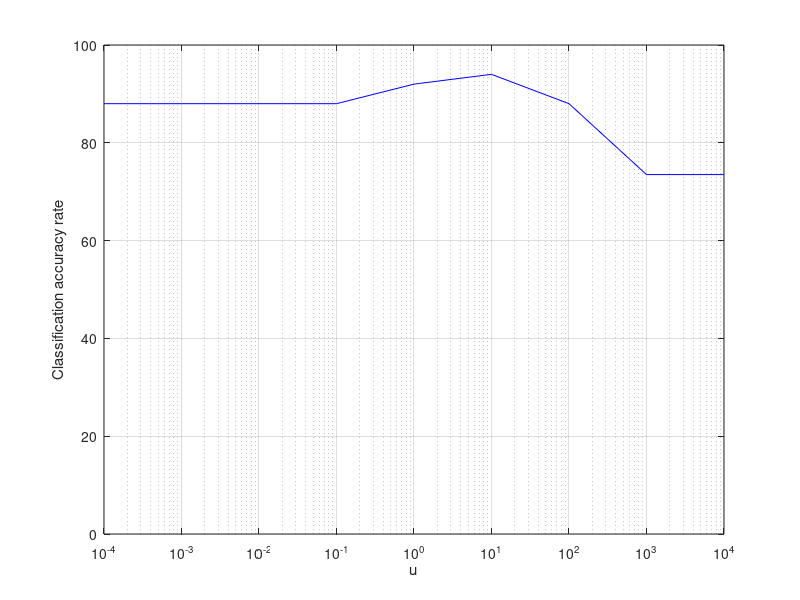

This chart was generated by the following MATLAB code:
clear;
clc;
x1=[0.0001,0.001,0.01,0.1,1,10,100,1000,10000]

y1=[88,88,88,88,92,94,88,73.5,73.5];

figure(1)

plot(x1,y1,'b-');

axis([0 10000 0 100])
set(gca,'xscale','log')
% set(gca, 'ylim', [0, 100])
% set(gca, 'xlim', [0, 1000])
xlabel('u');
ylabel('Classification accuracy rate');
grid
